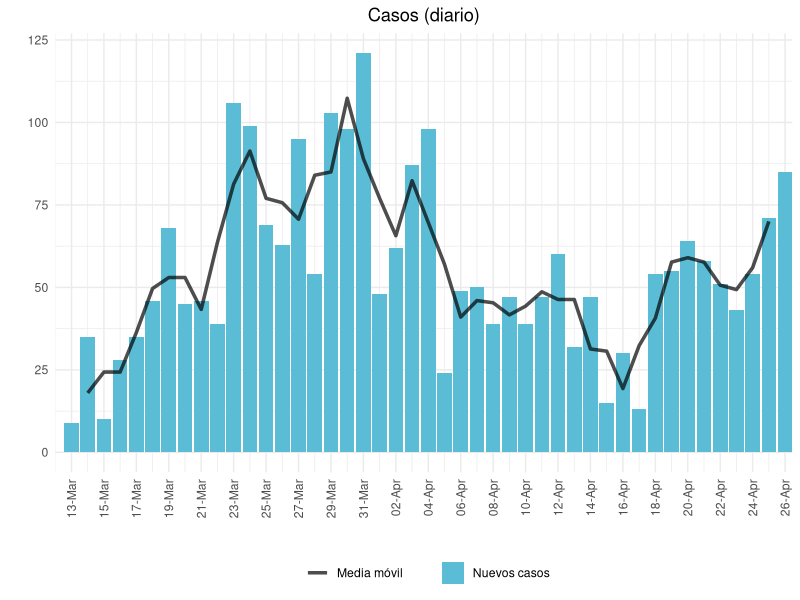
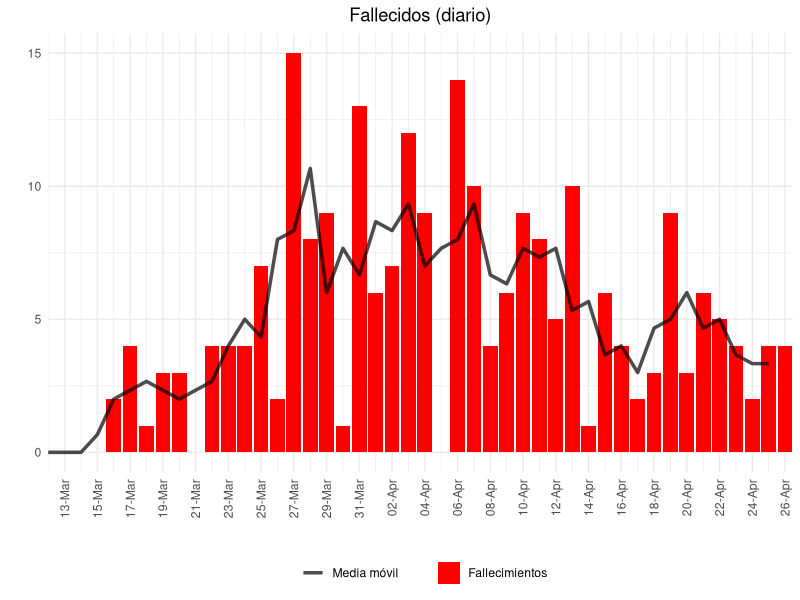
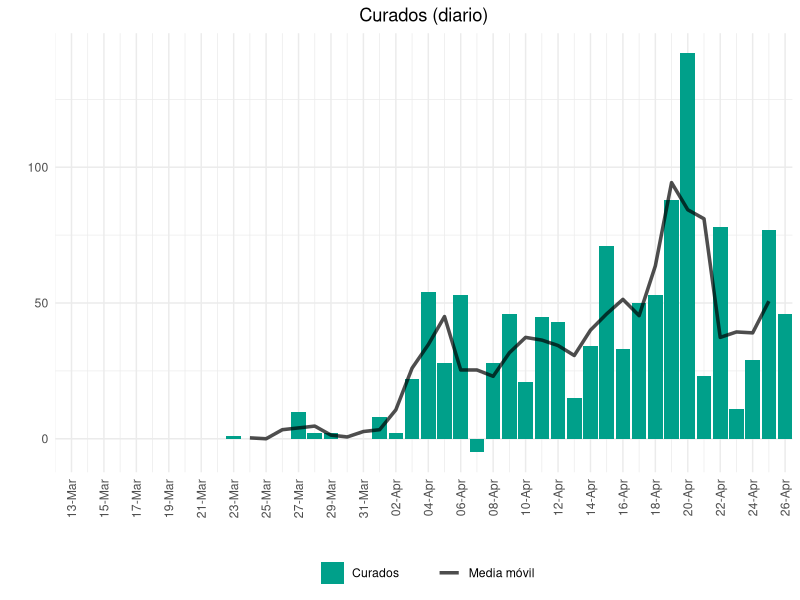
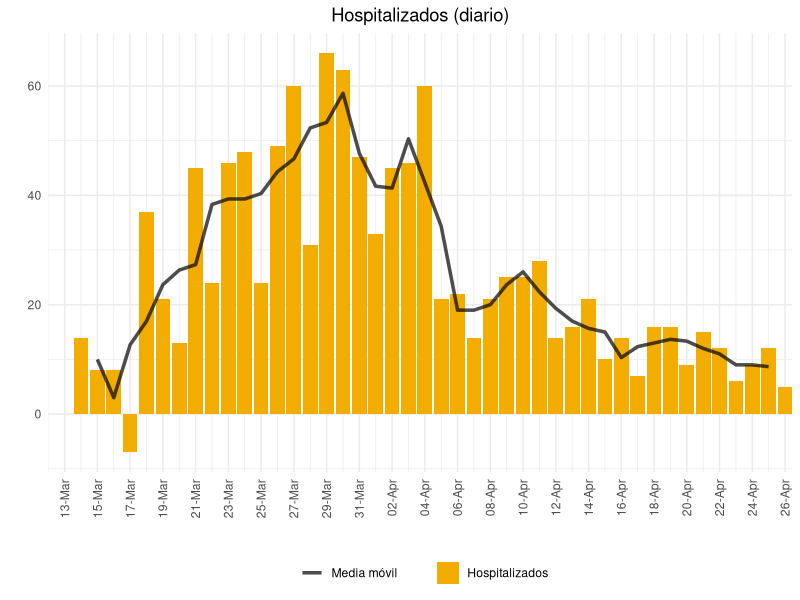
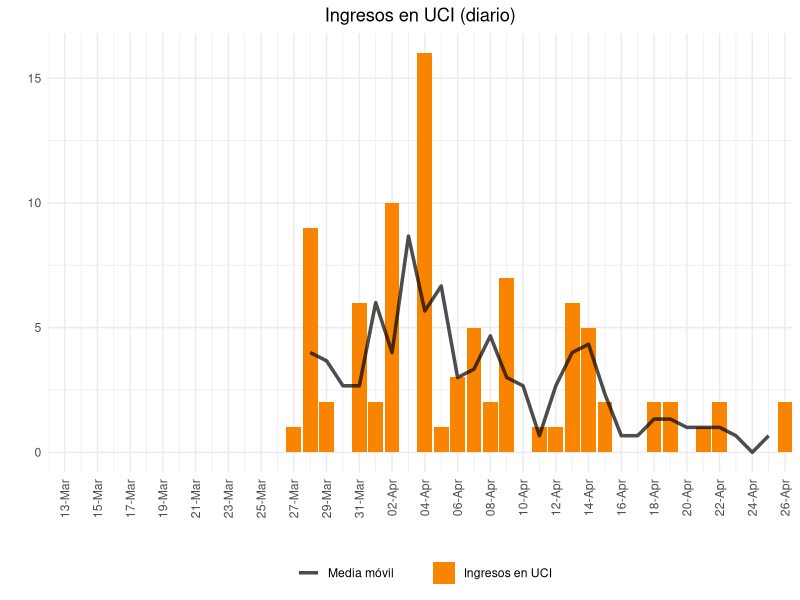
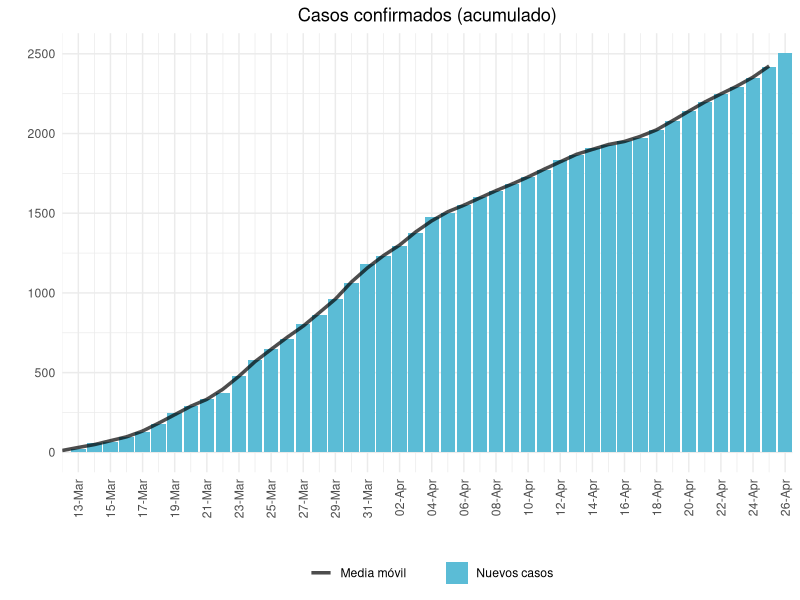
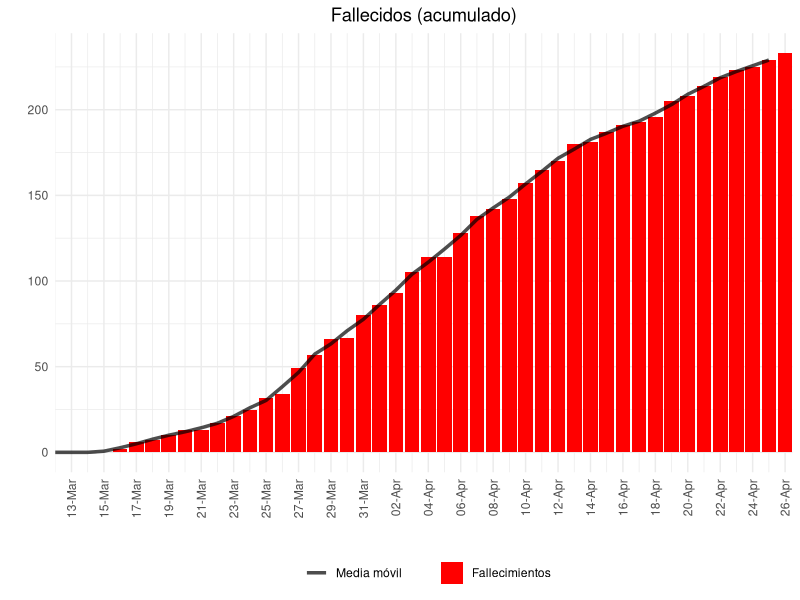
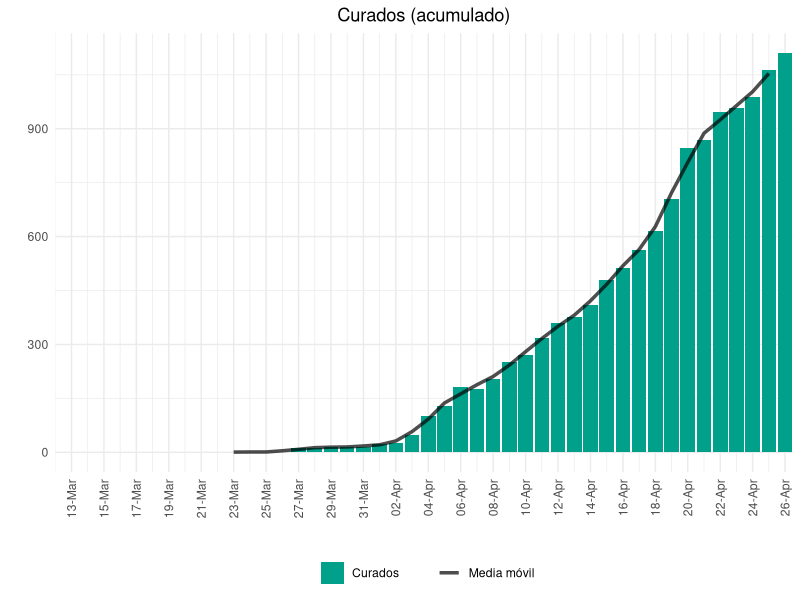

The R source for these figures, in order:
## ---- chunk 1
knitr::opts_chunk$set(echo = TRUE)

library(ggplot2)

## ---- chunk 2

datos <- read.csv2('datos.csv', stringsAsFactors = FALSE)
datos$Fecha <- as.Date(datos$Fecha, format = '%d/%m/%Y')

## ---- chunk 3

# función de disgregación
diario <- function(datos, columna){
  aux <- datos[which(datos$Medida == columna),]
  aux <- aux[order(aux$Fecha, decreasing = FALSE),]
  aux$Valor[-1] <- aux$Valor[-1] - aux$Valor[-dim(aux)[1]]
  
  return(aux)
}

# función para calcular la media movil de n días
media_movil <- function(datos, dias){
  datos$Valor <- filter(datos$Valor, rep(1/dias, dias), sides=2)
  
  return(datos)
}

# función para calcular la ratio de crecimiento en n días
ratio_crec <- function(datos, dias){
  datos$Valor_aux <- datos$Valor
  sapply(dias:dim(datos)[1], function(x){
    datos$Valor[x] <<- datos$Valor_aux[x] / datos$Valor_aux[x - (dias - 1)] 
  })
  
  datos$Valor[which(datos$Valor == Inf)] <- NaN
  
  return(datos)
}

# función para dibujar la evolución diaria
evolucion <- function(datos, titulo, color){
  ggplot(datos, aes(x = Fecha, y = Valor)) +
    geom_col(fill = color) +
    geom_text(data = datos[dim(datos)[1],], aes(x = Fecha, y = Valor, label = round(Valor, 2)), size = 2, vjust = -1, hjust=0.5) +
    geom_hline(yintercept = 1, alpha = 0.7) +
    scale_x_date(date_breaks = '2 days', date_labels = '%d-%b', limits = c(as.Date('12-03-2020', format = '%d-%m-%Y'), NA), expand = c(0,0)) +
    labs(title = titulo, x = '', y = '') +
    theme_minimal() +
    theme(axis.text.x = element_text(angle = 90, vjust=0.5, hjust=1),
          plot.title = element_text(hjust = 0.5))
}

# función para dibujar la evolución diaria y media móvil
evolucion_movil <- function(datos1, datos2, titulo, serie, color){
  ggplot() +
    geom_col(data=datos1, aes(x = Fecha, y = Valor, fill = serie)) +
    geom_line(data=datos2, aes(x = Fecha, y = Valor, color = 'Media móvil'), alpha = 0.7, size = 1.2) +
    scale_fill_manual('', values = color) +
    scale_color_manual('', values = 'black') +
    scale_x_date(date_breaks = '2 days', date_labels = '%d-%b', limits = c(as.Date('12-03-2020', format = '%d-%m-%Y'), NA), expand = c(0,0)) +
    labs(title = titulo, x = '', y = '') +
    theme_minimal() +
    theme(axis.text.x = element_text(angle = 90, vjust=0.5, hjust=1),
          plot.title = element_text(hjust = 0.5),
          legend.position = 'bottom')
}

## ---- chunk 4

d_diarios <- datos[which(datos$Medida == 'Nuevos casos'),]

evolucion_movil(d_diarios, media_movil(d_diarios, 3), 'Casos (diario)', 'Nuevos casos', '#5BBCD6')

## ---- chunk 5

f_diarios <- diario(datos, 'Fallecimientos')

evolucion_movil(f_diarios, media_movil(f_diarios, 3), 'Fallecidos (diario)', 'Fallecimientos', '#FF0000')


## ---- chunk 6

c_diarios <- diario(datos, 'Curados')

evolucion_movil(c_diarios, media_movil(c_diarios, 3), 'Curados (diario)', 'Curados', '#00A08A')

## ---- chunk 7

h_diarios <- diario(datos, 'Hospitalizados')

evolucion_movil(h_diarios, media_movil(h_diarios, 3), 'Hospitalizados (diario)', 'Hospitalizados', '#F2AD00')

## ---- chunk 8

u_diarios <- diario(datos, 'Total UCI')

evolucion_movil(u_diarios, media_movil(u_diarios, 3), 'Ingresos en UCI (diario)', 'Ingresos en UCI', '#F98400')

## ---- chunk 9

d_diarios_a <- datos[which(datos$Medida == 'Confirmados'),]

evolucion_movil(d_diarios_a, media_movil(d_diarios_a, 3), 'Casos confirmados (acumulado)', 'Nuevos casos', '#5BBCD6')

## ---- chunk 10

f_diarios_a <- datos[which(datos$Medida == 'Fallecimientos'),]

evolucion_movil(f_diarios_a, media_movil(f_diarios_a, 3), 'Fallecidos (acumulado)', 'Fallecimientos', '#FF0000')


## ---- chunk 11

c_diarios_a <- datos[which(datos$Medida == 'Curados'),]

evolucion_movil(c_diarios_a, media_movil(c_diarios_a, 3), 'Curados (acumulado)', 'Curados', '#00A08A')

## ---- chunk 12

h_diarios_a <- datos[which(datos$Medida == 'Hospitalizados'),]

evolucion_movil(h_diarios_a, media_movil(h_diarios_a, 3), 'Hospitalizados (acumulado)', 'Hospitalizados', '#F2AD00')

## ---- chunk 13

u_diarios_a <- datos[which(datos$Medida == 'Total UCI'),]

evolucion_movil(u_diarios_a, media_movil(u_diarios_a, 3), 'Ingresos en UCI (acumulado)', 'Ingresos en UCI', '#F98400')

## ---- chunk 14

d_diarios_r <- ratio_crec(datos[which(datos$Medida == 'Confirmados'),], 4)

evolucion(d_diarios_r, 'Casos confirmados (ratio de crecimiento)', '#5BBCD6')

## ---- chunk 15

f_diarios_r <- ratio_crec(datos[which(datos$Medida == 'Fallecimientos'),], 4)

evolucion(f_diarios_r, 'Fallecidos (ratio de crecimiento)', '#FF0000')


## ---- chunk 16

c_diarios_r <- ratio_crec(datos[which(datos$Medida == 'Curados'),], 4)

evolucion(c_diarios_r, 'Curados (ratio de crecimiento)', '#00A08A')

## ---- chunk 17

h_diarios_r <- ratio_crec(datos[which(datos$Medida == 'Hospitalizados'),], 4)

evolucion(h_diarios_r, 'Hospitalizados (ratio de crecimiento)', '#F2AD00')

## ---- chunk 18

u_diarios_r <- ratio_crec(datos[which(datos$Medida == 'Total UCI'),], 4)

evolucion(u_diarios_r, 'Ingresos en UCI (ratio de crecimiento)', '#F98400')
